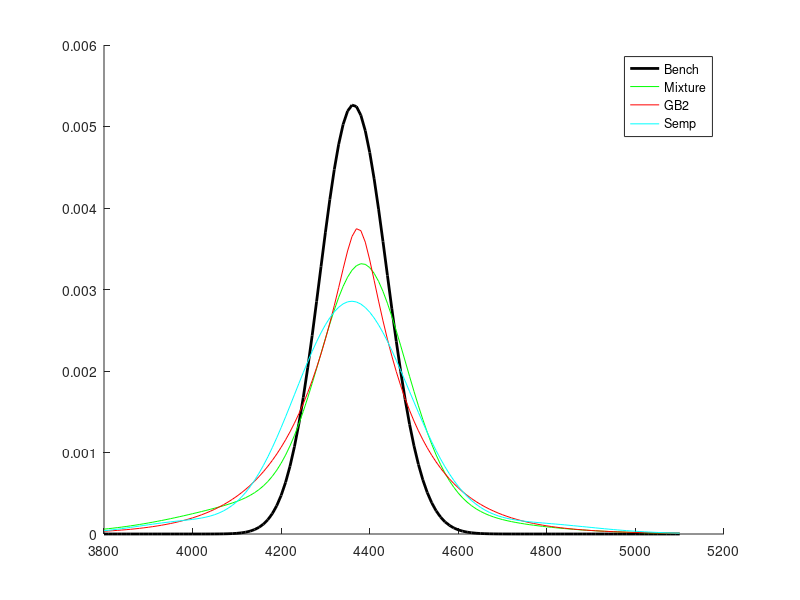

This figure's MATLAB source:
% loads and compares various risk neutral densities
clc; cla; close all; clear all;

DoTraceSubjD=0; %set to 1 if desire to trace Subjective density


z=3800:10:5100; z=z'; %support for RND

load BenchRND;
load MixRND;
load GB2RND;
load SempRND;

if DoTraceSubjD
    load subD;  % % subjective density at a 20 days time horizon estimated via a kernel fit
end

for i=1:1;
   hold on
   plot(z,BenchRND(:,i),'k','LineWidth',2);
   plot(z,MixRND(:,i),'g');
   plot(z,GB2RND(:,i),'r');
   plot(z,SempRND(:,i),'c');

 
if DoTraceSubjD; plot(z,subD,'m'); end
if DoTraceSubjD;
   legend('Bench','Mixture','GB2','Semp','SubjD')
else
   legend('Bench','Mixture','GB2','Semp')
end
   hold off
end

